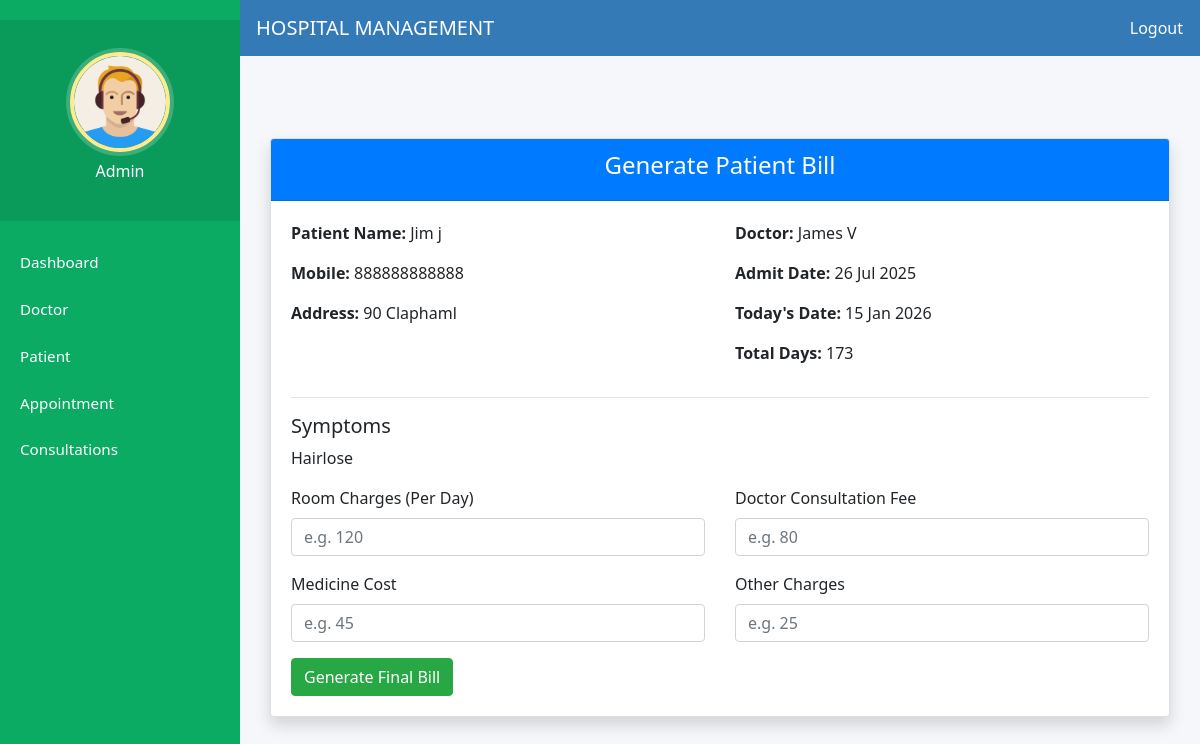
/discharge-patient/6/ (signed in), run on the app's committed database.
### hospital/models.py (models this page shows, shortened)
class Patient(models.Model):
    user = models.OneToOneField(User, on_delete=models.CASCADE)
    address = models.TextField(blank=True)
    mobile = models.CharField(max_length=15, blank=True)
    symptoms = models.TextField(blank=True)
    profile_pic = models.ImageField(upload_to='profile_pics/', blank=True, null=True)
    assignedDoctorId = models.ForeignKey(Doctor, on_delete=models.SET_NULL, null=True, blank=True)
    created_at = models.DateTimeField(auto_now_add=True)
    status = models.BooleanField(default=False)  # Admin approval

### hospital/views.py (the view, shortened to what this page needs)
# urls.py: path('discharge-patient/<int:pk>/', views.discharge_patient_view, name='discharge-patient'),
@login_required(login_url="adminlogin")
@user_passes_test(is_admin)
def discharge_patient_view(request, pk):
    patient = get_object_or_404(Patient, pk=pk)
    if DischargeDetails.objects.filter(patient=patient).exists():
        messages.warning(request, "Patient already discharged.")
        return redirect("admin-view-patient")
    admit_date = _get_patient_admit_date(patient)
    discharge_date = timezone.now().date()
    total_days = max(1, (discharge_date - admit_date).days)
    return render(
        request,
        "hospital/patient_generate_bill.html",
        _build_bill_context(patient, admit_date, discharge_date, total_days),
    )

### hospital/views.py (called while the page is built)
def is_admin(user):
    return user.is_superuser or user.is_staff

def _get_patient_admit_date(patient):
    if patient and patient.created_at:
        return patient.created_at.date()
    return timezone.now().date()

def _build_bill_context(patient, admit_date, discharge_date, total_days):
    return {
        "name": f"{patient.user.first_name} {patient.user.last_name}",
        "mobile": patient.mobile,
        "address": patient.address,
        "symptoms": patient.symptoms,
        "assignedDoctorName": patient.assignedDoctorId.user.get_full_name()
        if patient.assignedDoctorId
        else "N/A",
        "admitDate": admit_date,
        "todayDate": discharge_date,
        "day": int(total_days),
        "patientId": patient.id,
    }

### templates/hospital/patient_generate_bill.html (shortened to what this page needs)
{% extends 'hospital/admin_base.html' %}
{% load static %}
{% block content %}
<div class="container my-5">
  <div class="card shadow">
    <div class="card-header bg-primary text-white text-center">
      <h4>Generate Patient Bill</h4>
    </div>
    <div class="card-body">
      <form method="post">
        <div class="row">
          <div class="col-md-6">
            <p><strong>Patient Name:</strong> {{ name }}</p>
            <p><strong>Mobile:</strong> {{ mobile }}</p>
            <p><strong>Address:</strong> {{ address }}</p>
          </div>
          <div class="col-md-6 text-md-end">
            <p><strong>Doctor:</strong> {{ assignedDoctorName }}</p>
            <p><strong>Admit Date:</strong> {{ admitDate }}</p>
            <p><strong>Today's Date:</strong> {{ todayDate }}</p>
            <p><strong>Total Days:</strong> {{ day }}</p>
          </div>
        </div>
        <hr>
        <h5>Symptoms</h5>
        <p>{{ symptoms }}</p>
        <div class="row">
          <div class="col-md-6 mb-3">
            <label for="roomCharge">Room Charges (Per Day)</label>
            <input type="number" name="roomCharge" id="roomCharge" class="form-control" placeholder="e.g. 120" required>
          </div>
          <div class="col-md-6 mb-3">
            <label for="doctorFee">Doctor Consultation Fee</label>
            <input type="number" name="doctorFee" id="doctorFee" class="form-control" placeholder="e.g. 80" required>
          </div>
          <div class="col-md-6 mb-3">
            <label for="medicineCost">Medicine Cost</label>
            <input type="number" name="medicineCost" id="medicineCost" class="form-control" placeholder="e.g. 45" required>
          </div>
          <div class="col-md-6 mb-3">
            <label for="OtherCharge">Other Charges</label>
            <input type="number" name="OtherCharge" id="OtherCharge" class="form-control" placeholder="e.g. 25" required>
          </div>
        </div>
        <div class="text-end">
          <button type="submit" class="btn btn-success">Generate Final Bill</button>
        </div>
      </form>
    </div>
  </div>
</div>
{% endblock content %}

### static/style.css (style rules this page uses)
html, body { height: 100%; }
body { margin: 0; font-family: "Segoe UI", Tahoma, Geneva, Verdana, sans-serif; min-height: 100vh; display: flex; flex-direction: column; }

### static/hospital/css/styles.css (style rules this page uses)
.card { opacity: 0; transform: translateY(10px); transition: opacity 0.4s ease, transform 0.4s ease; }
.card.card-visible { opacity: 1; transform: translateY(0); }

### templates/hospital/admin_base.html (style rules this page uses)
html, body { height: 100%; margin: 0; display: flex; flex-direction: column; }
body { background-color: #f5f7fb; }

### data on the page
Patient: mobile "888888888888", address "90 Claphaml", symptoms "Hairlose"

### other printed values
{{ name }} "Jim j"
{{ assignedDoctorName }} "James V"
{{ admitDate }} "26 Jul 2025"
